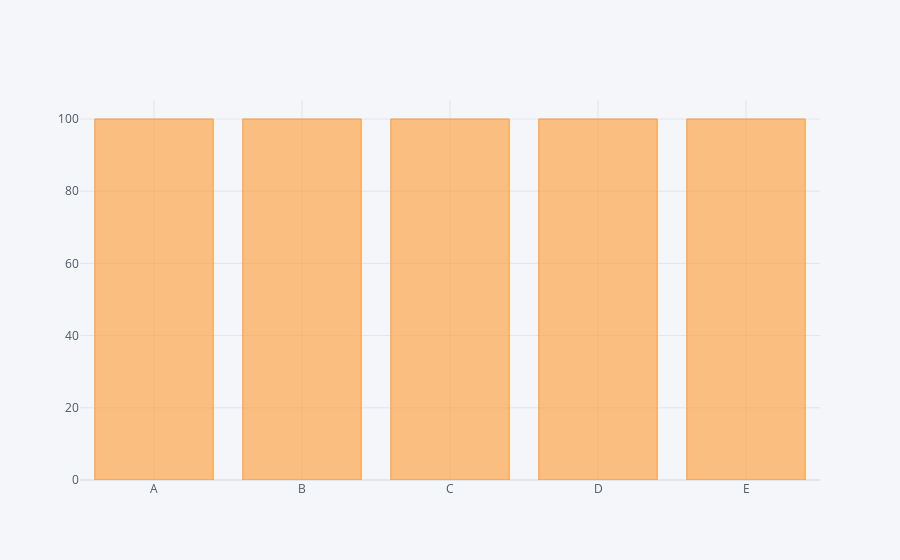
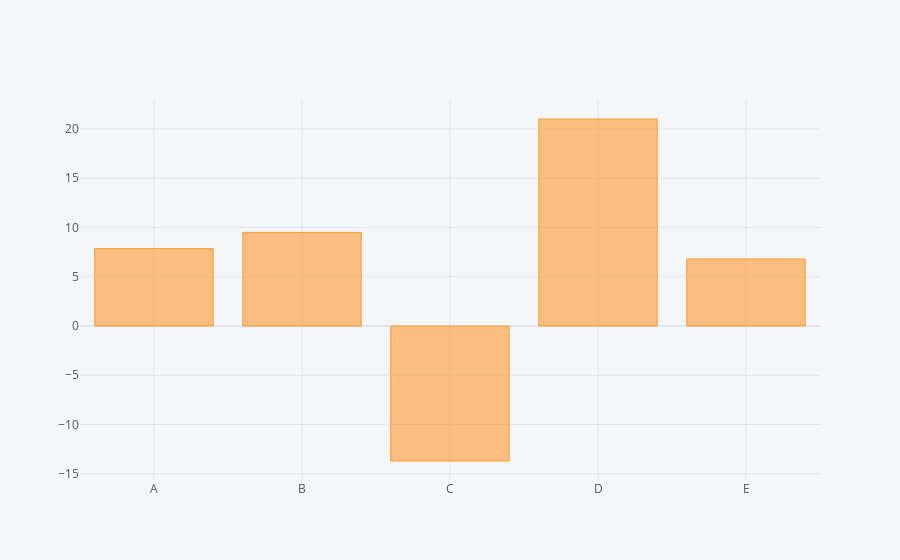

Notebook cell for these charts, in order:
### Code cell
df.count().iplot(kind = 'bar')
df.sum().iplot(kind ="bar")

### Figure 1 — Plotly figure (JSON) as saved in the notebook; plotly's stock layout.template omitted (floating-point values rounded to 4 significant figures)
{"data": [{"marker": {"color": "rgba(255, 153, 51, 0.6)", "line": {"color": "rgba(255, 153, 51, 1.0)", "width": 1}}, "name": "None", "orientation": "v", "text": "", "type": "bar", "x": ["A", "B", "C", "D", "E"], "y": [100, 100, 100, 100, 100]}], "layout": {"legend": {"bgcolor": "#F5F6F9", "font": {"color": "#4D5663"}}, "paper_bgcolor": "#F5F6F9", "plot_bgcolor": "#F5F6F9", "title": {"font": {"color": "#4D5663"}}, "xaxis": {"gridcolor": "#E1E5ED", "showgrid": true, "tickfont": {"color": "#4D5663"}, "title": {"font": {"color": "#4D5663"}, "text": ""}, "zerolinecolor": "#E1E5ED"}, "yaxis": {"gridcolor": "#E1E5ED", "showgrid": true, "tickfont": {"color": "#4D5663"}, "title": {"font": {"color": "#4D5663"}, "text": ""}, "zerolinecolor": "#E1E5ED"}}}

### Figure 2 — Plotly figure (JSON) as saved in the notebook; plotly's stock layout.template omitted (floating-point values rounded to 4 significant figures)
{"data": [{"marker": {"color": "rgba(255, 153, 51, 0.6)", "line": {"color": "rgba(255, 153, 51, 1.0)", "width": 1}}, "name": "None", "orientation": "v", "text": "", "type": "bar", "x": ["A", "B", "C", "D", "E"], "y": [7.862, 9.506, -13.7, 21.01, 6.805]}], "layout": {"legend": {"bgcolor": "#F5F6F9", "font": {"color": "#4D5663"}}, "paper_bgcolor": "#F5F6F9", "plot_bgcolor": "#F5F6F9", "title": {"font": {"color": "#4D5663"}}, "xaxis": {"gridcolor": "#E1E5ED", "showgrid": true, "tickfont": {"color": "#4D5663"}, "title": {"font": {"color": "#4D5663"}, "text": ""}, "zerolinecolor": "#E1E5ED"}, "yaxis": {"gridcolor": "#E1E5ED", "showgrid": true, "tickfont": {"color": "#4D5663"}, "title": {"font": {"color": "#4D5663"}, "text": ""}, "zerolinecolor": "#E1E5ED"}}}
